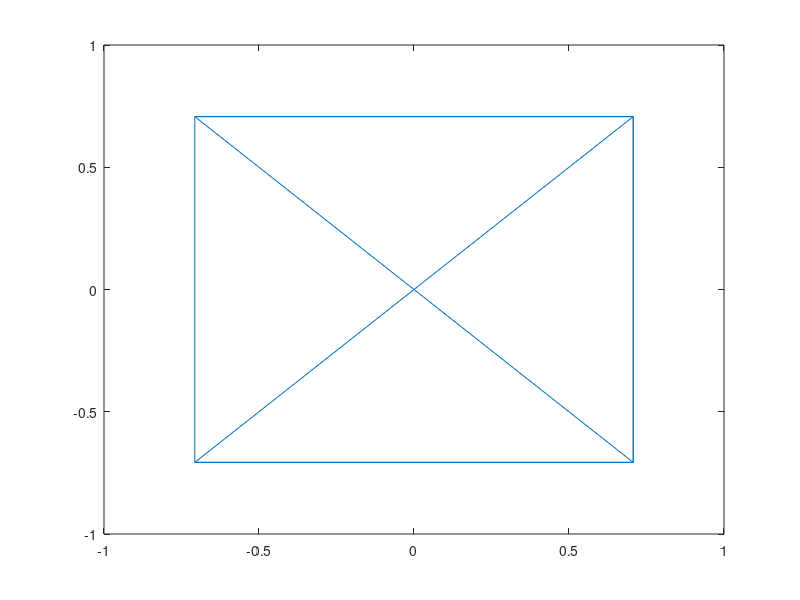

Recreate this plot in MATLAB.
D = 3.2537e+09  
for n=0:2:31 % This is pi/2-BPSK
    bit0=(1-(2*mod(floor(D/(2^n)),2)));
    bit1=(1-(2*mod(floor(D/(2^(n+1))),2)));
    cw(1+n) = bit0;
    cw(2+n) = sqrt(-1)*bit1; % to use normal BPSK, remove the pi/2 rotation
    cw_QPSK(1+(n/2)) = (bit0 + sqrt(-1)*bit1)/sqrt(2);
end
plot(cw), plot(cw_QPSK)